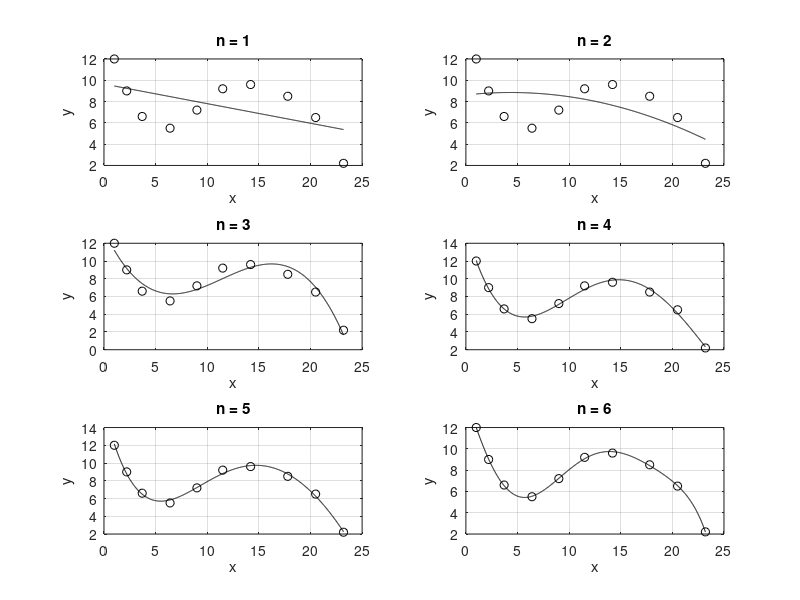

Write MATLAB code to recreate this figure.
clear;

x = [1 2.2 3.7 6.4 9 11.5 14.2 17.8 20.5 23.2];
y = [12 9 6.6 5.5 7.2 9.2 9.6 8.5 6.5 2.2];
p1 = polyfit(x,y,1);
p2 = polyfit(x,y,2);
p3 = polyfit(x,y,3);
p4 = polyfit(x,y,4);
p5 = polyfit(x,y,5);
p6 = polyfit(x,y,6);
xc = linspace(x(1),x(end),1000);
yc1 = polyval(p1,xc);
yc2 = polyval(p2,xc);
yc3 = polyval(p3,xc);
yc4 = polyval(p4,xc);
yc5 = polyval(p5,xc);
yc6 = polyval(p6,xc);

subplot(3,2,1);
plot(x,y,'ok',xc,yc1,'-k');
grid on; title('n = 1');
xlabel('x'); ylabel('y');
subplot(3,2,2);
plot(x,y,'ok',xc,yc2,'-k');
grid on; title('n = 2');
xlabel('x'); ylabel('y');
subplot(3,2,3);
plot(x,y,'ok',xc,yc3,'-k');
grid on; title('n = 3');
xlabel('x'); ylabel('y');
subplot(3,2,4);
plot(x,y,'ok',xc,yc4,'-k');
grid on; title('n = 4');
xlabel('x'); ylabel('y');
subplot(3,2,5);
plot(x,y,'ok',xc,yc5,'-k');
grid on; title('n = 5');
xlabel('x'); ylabel('y');
subplot(3,2,6);
plot(x,y,'ok',xc,yc6,'-k');
grid on; title('n = 6');
xlabel('x'); ylabel('y');